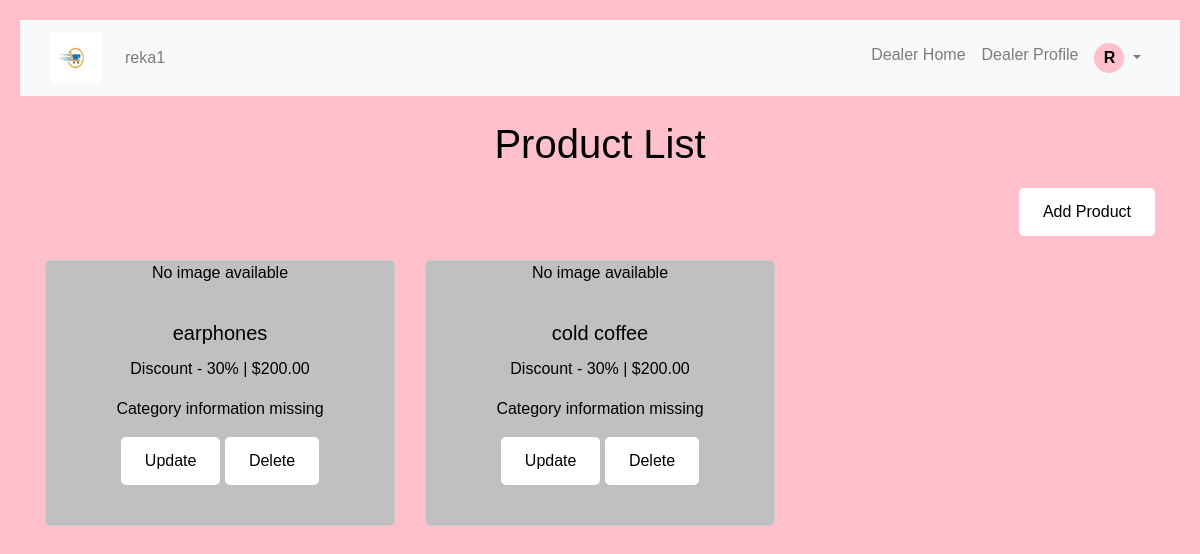
/product_list/ (signed in), run on an earlier commit of the app's database.
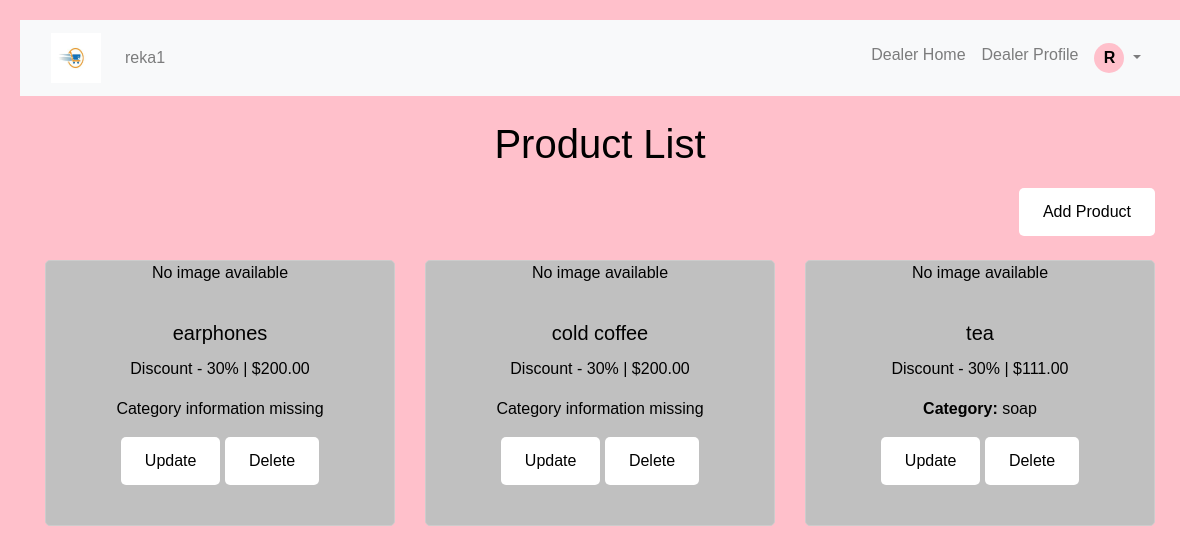
And on a later commit of the database.
### project1app/models.py (models this page shows, shortened)
class User(AbstractUser):
    dealer_details = models.CharField(max_length=100, blank=True, null=True)
    class Role(models.TextChoices):
        USERS = 'USERS', 'User'
        DEALER = 'DEALER', 'Dealer'
    is_dealer = models.BooleanField(default=False)
    role = models.CharField(max_length=6, choices=Role.choices, default=Role.USERS)

class Product(models.Model):
    name = models.CharField(max_length=100)
    description = models.TextField()
    price = models.DecimalField(max_digits=10, decimal_places=2)
    image = models.ImageField(upload_to='product_images/', blank=True, null=True)
    created_at = models.DateTimeField(default=timezone.now)
    dealer = models.ForeignKey(User, on_delete=models.CASCADE, null=True, blank=True)
    category = models.ForeignKey(Category, on_delete=models.CASCADE, null=True, blank=True)

class Category(models.Model):
    name = models.CharField(max_length=100)

### project1app/views.py (the view)
# urls.py: path('product_list/', views.product_list, name='product_list'),
def product_list(request):
    products = Product.objects.filter(dealer=request.user)
    return render(request, 'product_list.html', {'products': products})

### project1app/templates/product_list.html (shortened to what this page needs)
{% extends 'basic.html' %}
{% block content %}
    <h1>Product List</h1>
    <div class="row mb-4">
        <div class="col-md-6">
        </div>
        <div class="col-md-6 text-right">
            <a href="{% url 'add_product' %}" class="btn btn-success">Add Product</a>
        </div>
    </div>
    <div class="row">
        {% for product in products %}
            <div class="col-md-4 mb-4">
                <div class="card h-100">
                    {% if product.image %}
                        <img src="{{ product.image.url }}" alt="{{ product.name }} Image" class="card-img-top">
                    {% else %}
                        <p>No image available</p>
                    {% endif %}
                    <div class="card-body">
                        <h5 class="card-title">{{ product.name }}</h5>
                        <p class="card-text">Discount - 30% | ${{ product.price }}</p>
                        {% if product.category %}
                            <p class="card-text"><strong>Category:</strong> {{ product.category.name }}</p>
                        {% else %}
                            <p>Category information missing</p>
                        {% endif %}
                        <div class="mt-3">
                            <a href="{% url 'updateproduct' product.id %}" class="btn btn-sm btn-primary">Update</a>
                            <form method="post" action="{% url 'deleteProduct' product.id %}" style="display: inline;">
                                <button type="submit" class="btn btn-sm btn-danger" onclick="return confirm('Are you sure you want to delete this product?');">Delete</button>
                            </form>
                        </div>
                    </div>
                </div>
            </div>
        {% endfor %}
    </div>
{% endblock %}

### project1app/templates/basic.html (shortened to what this page needs)
{% load static %}
<!DOCTYPE html>
<html lang="en">
<head>
    <link rel="stylesheet" href="https://cdn.jsdelivr.net/npm/bootstrap@4.0.0/dist/css/bootstrap.min.css"
>
    <link rel="stylesheet" href="{% static 'css/style.css' %}">
</head>
<body>
<nav class="navbar navbar-expand-lg navbar-light bg-light">
    <div class="container">
        <a class="navbar-brand" href="#">
            <img src="{% static 'images/logo.jpg' %}" alt="Shop Logo" style="width: 50px; height: 50px;">
        </a>
        {% if user.is_authenticated %}
            <span class="navbar-text ml-2">{{ user.username }}</span>
        {% else %}
            <span class="navbar-text ml-2">Shop</span>
        {% endif %}
        <div class="collapse navbar-collapse" id="navbarSupportedContent">
            <ul class="navbar-nav ml-auto">
                {% if user.is_authenticated %}
                    {% if user.role == 'DEALER' %}
                        <li class="nav-item">
                            <a class="nav-link" href="{% url 'product_list' %}">Dealer Home</a>
                        </li>
                        <li class="nav-item">
                            <a class="nav-link" href="{% url 'updateuserdetails' %}">Dealer Profile</a>
                        </li>
                    {% endif %}
                    <li class="nav-item dropdown">
                        <a class="nav-link dropdown-toggle" href="#" id="navbarDropdown" role="button"
                           data-toggle="dropdown" aria-haspopup="true" aria-expanded="false">
                            <div class="user-profile-icon">
                                {{ user.username|first|upper }}
                            </div>
                        </a>
                    </li>
                {% endif %}
            </ul>
        </div>
    </div>
</nav>
<div class="container mt-4">
    {% block content %}{% endblock %}
</div>
</body>
</html>

### project1app/static/css/style.css (style rules this page uses)
body { font-family: Arial, sans-serif; padding: 20px; color: black; background-color: pink; text-align: center; margin: 0; min-height: 100vh; }
h1, h2 { margin-bottom: 20px; }
button, input[type="submit"], input[type="button"], .btn { padding: 12px 24px; font-size: 16px; border-radius: 5px; cursor: pointer; transition: background-color 0.3s ease; box-sizing: border-box; background-color: white; color: black; border: none; }
.card { border: 1px solid #ccc; border-radius: 5px; overflow: hidden; background-color: silver; color: black; margin-bottom: 20px; }
.user-profile-icon { display: inline-block; width: 30px; height: 30px; line-height: 30px; text-align: center; border-radius: 50%; background-color: pink; color: black; font-weight: bold; text-transform: uppercase; }

What changed in the data, as far as the page shows it:
added Product: image "No image available", name "tea", price "111.00", category.name "soap"
